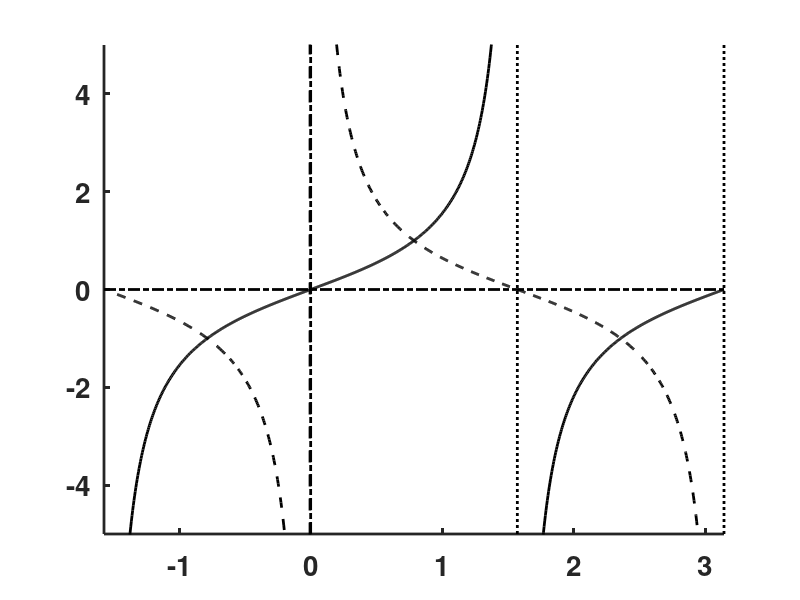

Write the MATLAB code that produced this figure. (Note: this script raises an error after producing the figure.)
clear;  figure('Position',[100 100 400 400],'Color',[1 1 1]); clf;  hold on; 

xy=[-pi/2 pi -5 5];
xx=linspace(-pi/2+.1,pi/2-.1,600);  ym1=tan(xx);  
h(1)=plot(xx,ym1,'k','LineWidth',2)
xx=linspace(pi/2+.1,pi,300);  ym1=tan(xx);  
plot(xx,ym1,'k','LineWidth',2)
xx=linspace(-pi/2+.1,.1,300);  ym1=cot(xx);  
h(2)=plot(xx,ym1,'k--','LineWidth',2)
xx=linspace(.1,pi-.1,600);  ym1=cot(xx);  
plot(xx,ym1,'k--','LineWidth',2)
set(gca,'LineWidth',2); 
axis(xy); axis manual;
plot([xy(1) xy(2)],[0 0],'k-.','LineWidth',2);
plot([0 0],[xy(3) xy(4)],'k-.','LineWidth',2);
set(gca,'XTick',[-1 0 1 2 3],'YTick',[-4 -2 0 2 4],'FontSize',20,'FontWeight','bold');
plot([pi pi],[-5 5],'k:','LineWidth',2);
plot([pi/2 pi/2],[-5 5],'k:','LineWidth',2);

%assign labels for handles
legend(h,'tan x','cot x',1);
%export to eps (change path and file name accordingly)
print('-depsc2',sprintf('C:\\Documents and Settings\\ajay\\Desktop\\BootCampFig_1203\\BC_2003\\matlab\\fig12b'));
